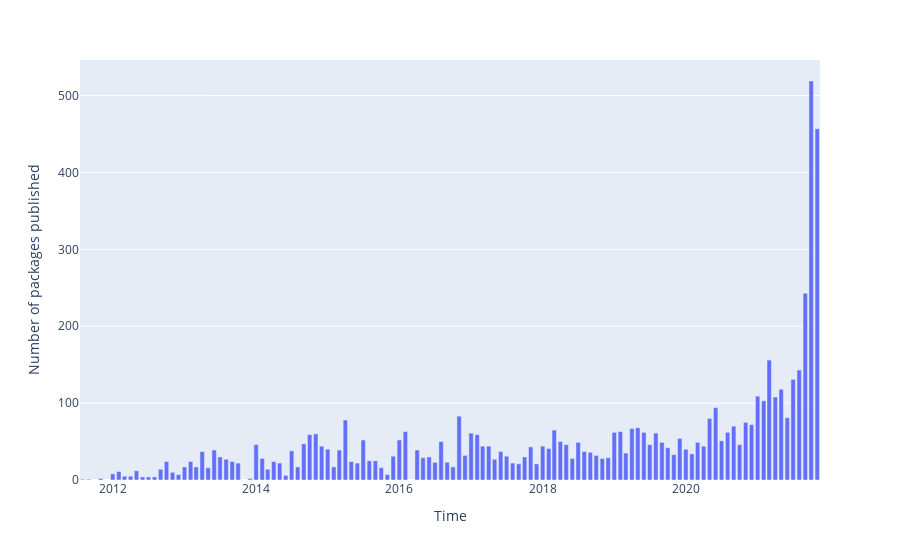

Source (notebook cell):
### Code cell
df = pd.DataFrame(l, columns=["Time", "Number of packages published"])
df = df.iloc[1:]
px.bar(df, x="Time", y="Number of packages published")

### Figure 1 — Plotly figure (JSON) as saved in the notebook; plotly's stock layout.template omitted (floating-point values rounded to 4 significant figures)
{"data": [{"alignmentgroup": "True", "hovertemplate": "Time=%{x}<br>Number of packages published=%{y}<extra></extra>", "legendgroup": "", "marker": {"color": "#636efa", "pattern": {"shape": ""}}, "name": "", "offsetgroup": "", "orientation": "v", "showlegend": false, "textposition": "auto", "type": "bar", "x": ["2011-08", "2011-09", "2011-11", "2012-01", "2012-02", "2012-03", "2012-04", "2012-05", "2012-06", "2012-07", "2012-08", "2012-09", "2012-10", "2012-11", "2012-12", "2013-01", "2013-02", "2013-03", "2013-04", "2013-05", "2013-06", "2013-07", "2013-08", "2013-09", "2013-10", "2013-12", "2014-01", "2014-02", "2014-03", "2014-04", "2014-05", "2014-06", "2014-07", "2014-08", "2014-09", "2014-10", "2014-11", "2014-12", "2015-01", "2015-02", "2015-03", "2015-04", "2015-05", "2015-06", "2015-07", "2015-08", "2015-09", "2015-10", "2015-11", "2015-12", "2016-01", "2016-02", "2016-04", "2016-05", "2016-06", "2016-07", "2016-08", "2016-09", "2016-10", "2016-11", "2016-12", "2017-01", "2017-02", "2017-03", "2017-04", "2017-05", "2017-06", "2017-07", "2017-08", "2017-09", "2017-10", "2017-11", "2017-12", "2018-01", "2018-02", "2018-03", "2018-04", "2018-05", "2018-06", "2018-07", "2018-08", "2018-09", "2018-10", "2018-11", "2018-12", "2019-01", "2019-02", "2019-03", "2019-04", "2019-05", "2019-06", "2019-07", "2019-08", "2019-09", "2019-10", "2019-11", "2019-12", "2020-01", "2020-02", "2020-03", "2020-04", "2020-05", "2020-06", "2020-07", "2020-08", "2020-09", "2020-10", "2020-11", "2020-12", "2021-01", "2021-02", "2021-03", "2021-04", "2021-05", "2021-06", "2021-07", "2021-08", "2021-09", "2021-10", "2021-11"], "xaxis": "x", "y": [1, 1, 2, 8, 11, 5, 5, 12, 4, 4, 4, 14, 24, 10, 7, 17, 24, 17, 37, 16, 39, 30, 27, 24, 22, 2, 46, 28, 14, 24, 22, 6, 38, 17, 47, 59, 60, 44, 40, 17, 39, 78, 24, 22, 52, 25, 25, 16, 7, 31, 52, 63, 39, 29, 30, 23, 50, 23, 17, 83, 32, 61, 59, 44, 44, 27, 37, 31, 22, 21, 30, 43, 21, 44, 41, 65, 50, 46, 28, 49, 37, 36, 32, 28, 29, 62, 63, 35, 67, 68, 62, 46, 61, 49, 42, 33, 54, 40, 34, 49, 44, 80, 94, 51, 62, 70, 46, 75, 72, 109, 103, 156, 108, 118, 81, 131, 143, 243, 519, 457], "yaxis": "y"}], "layout": {"barmode": "relative", "legend": {"tracegroupgap": 0}, "margin": {"t": 60}, "xaxis": {"anchor": "y", "domain": [0, 1], "title": {"text": "Time"}}, "yaxis": {"anchor": "x", "domain": [0, 1], "title": {"text": "Number of packages published"}}}}
